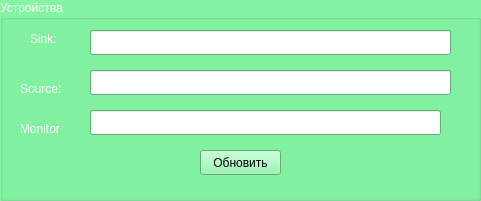
   <widget class="QGroupBox" name="groupBox">
    <property name="geometry">
     <rect>
      <x>250</x>
      <y>20</y>
      <width>481</width>
      <height>201</height>
     </rect>
    </property>
    <property name="palette">
     <palette>
      <active>
       <colorrole role="WindowText">
        <brush brushstyle="SolidPattern">
         <color alpha="255">
          <red>255</red>
          <green>255</green>
          <blue>255</blue>
         </color>
        </brush>
       </colorrole>
       <colorrole role="Button">
        <brush brushstyle="SolidPattern">
         <color alpha="255">
          <red>132</red>
          <green>243</green>
          <blue>163</blue>
         </color>
        </brush>
       </colorrole>
       <colorrole role="Light">
        <brush brushstyle="SolidPattern">
         <color alpha="255">
          <red>248</red>
          <green>255</green>
          <blue>250</blue>
         </color>
        </brush>
       </colorrole>
       <colorrole role="Midlight">
        <brush brushstyle="SolidPattern">
         <color alpha="255">
          <red>190</red>
          <green>249</green>
          <blue>206</blue>
         </color>
        </brush>
       </colorrole>
       <colorrole role="Dark">
        <brush brushstyle="SolidPattern">
         <color alpha="255">
          <red>66</red>
          <green>121</green>
          <blue>82</blue>
         </color>
        </brush>
       </colorrole>
       <colorrole role="Mid">
        <brush brushstyle="SolidPattern">
         <color alpha="255">
          <red>88</red>
          <green>162</green>
          <blue>109</blue>
         </color>
        </brush>
       </colorrole>
       <colorrole role="Text">
        <brush brushstyle="SolidPattern">
         <color alpha="255">
          <red>0</red>
          <green>0</green>
          <blue>0</blue>
         </color>
        </brush>
       </colorrole>
       <colorrole role="BrightText">
        <brush brushstyle="SolidPattern">
         <color alpha="255">
          <red>255</red>
          <green>255</green>
          <blue>255</blue>
         </color>
        </brush>
       </colorrole>
       <colorrole role="ButtonText">
        <brush brushstyle="SolidPattern">
         <color alpha="255">
          <red>0</red>
          <green>0</green>
          <blue>0</blue>
         </color>
        </brush>
       </colorrole>
       <colorrole role="Base">
        <brush brushstyle="SolidPattern">
         <color alpha="255">
          <red>255</red>
          <green>255</green>
          <blue>255</blue>
         </color>
        </brush>
       </colorrole>
       <colorrole role="Window">
        <brush brushstyle="SolidPattern">
         <color alpha="255">
          <red>132</red>
          <green>243</green>
          <blue>163</blue>
         </color>
        </brush>
       </colorrole>
       <colorrole role="Shadow">
        <brush brushstyle="SolidPattern">
         <color alpha="255">
          <red>0</red>
          <green>0</green>
          <blue>0</blue>
         </color>
        </brush>
       </colorrole>
       <colorrole role="AlternateBase">
        <brush brushstyle="SolidPattern">
         <color alpha="255">
          <red>193</red>
          <green>249</green>
          <blue>209</blue>
         </color>
        </brush>
       </colorrole>
       <colorrole role="ToolTipBase">
        <brush brushstyle="SolidPattern">
         <color alpha="255">
          <red>255</red>
          <green>255</green>
          <blue>220</blue>
         </color>
        </brush>
       </colorrole>
       <colorrole role="ToolTipText">
        <brush brushstyle="SolidPattern">
         <color alpha="255">
          <red>0</red>
          <green>0</green>
          <blue>0</blue>
         </color>
        </brush>
       </colorrole>
       <colorrole role="PlaceholderText">
        <brush brushstyle="SolidPattern">
         <color alpha="127">
          <red>0</red>
          <green>0</green>
          <blue>0</blue>
         </color>
        </brush>
       </colorrole>
       <colorrole role="Accent">
        <brush brushstyle="SolidPattern">
         <color alpha="255">
          <red>255</red>
          <green>255</green>
          <blue>255</blue>
         </color>
        </brush>
       </colorrole>
      </active>
      <inactive>
       <colorrole role="WindowText">
        <brush brushstyle="SolidPattern">
         <color alpha="255">
          <red>255</red>
          <green>255</green>
          <blue>255</blue>
         </color>
        </brush>
       </colorrole>
       <colorrole role="Button">
        <brush brushstyle="SolidPattern">
         <color alpha="255">
          <red>132</red>
          <green>243</green>
          <blue>163</blue>
         </color>
        </brush>
       </colorrole>
       <colorrole role="Light">
        <brush brushstyle="SolidPattern">
         <color alpha="255">
          <red>248</red>
          <green>255</green>
          <blue>250</blue>
         </color>
        </brush>
       </colorrole>
       <colorrole role="Midlight">
        <brush brushstyle="SolidPattern">
         <color alpha="255">
          <red>190</red>
          <green>249</green>
          <blue>206</blue>
         </color>
        </brush>
       </colorrole>
       <colorrole role="Dark">
        <brush brushstyle="SolidPattern">
         <color alpha="255">
          <red>66</red>
          <green>121</green>
          <blue>82</blue>
         </color>
        </brush>
       </colorrole>
       <colorrole role="Mid">
        <brush brushstyle="SolidPattern">
         <color alpha="255">
          <red>88</red>
          <green>162</green>
          <blue>109</blue>
         </color>
        </brush>
       </colorrole>
       <colorrole role="Text">
        <brush brushstyle="SolidPattern">
         <color alpha="255">
          <red>0</red>
          <green>0</green>
          <blue>0</blue>
         </color>
        </brush>
       </colorrole>
       <colorrole role="BrightText">
        <brush brushstyle="SolidPattern">
         <color alpha="255">
          <red>255</red>
          <green>255</green>
          <blue>255</blue>
         </color>
        </brush>
       </colorrole>
       <colorrole role="ButtonText">
        <brush brushstyle="SolidPattern">
         <color alpha="255">
          <red>0</red>
          <green>0</green>
          <blue>0</blue>
         </color>
        </brush>
       </colorrole>
       <colorrole role="Base">
        <brush brushstyle="SolidPattern">
         <color alpha="255">
          <red>255</red>
          <green>255</green>
          <blue>255</blue>
         </color>
        </brush>
       </colorrole>
       <colorrole role="Window">
        <brush brushstyle="SolidPattern">
         <color alpha="255">
          <red>132</red>
          <green>243</green>
          <blue>163</blue>
         </color>
        </brush>
       </colorrole>
       <colorrole role="Shadow">
        <brush brushstyle="SolidPattern">
         <color alpha="255">
          <red>0</red>
          <green>0</green>
          <blue>0</blue>
         </color>
        </brush>
       </colorrole>
       <colorrole role="AlternateBase">
        <brush brushstyle="SolidPattern">
         <color alpha="255">
          <red>193</red>
          <green>249</green>
          <blue>209</blue>
         </color>
        </brush>
       </colorrole>
       <colorrole role="ToolTipBase">
        <brush brushstyle="SolidPattern">
         <color alpha="255">
          <red>255</red>
          <green>255</green>
          <blue>220</blue>
         </color>
        </brush>
       </colorrole>
       <colorrole role="ToolTipText">
        <brush brushstyle="SolidPattern">
         <color alpha="255">
          <red>0</red>
          <green>0</green>
          <blue>0</blue>
         </color>
        </brush>
       </colorrole>
       <colorrole role="PlaceholderText">
        <brush brushstyle="SolidPattern">
         <color alpha="127">
          <red>0</red>
          <green>0</green>
          <blue>0</blue>
         </color>
        </brush>
       </colorrole>
       <colorrole role="Accent">
        <brush brushstyle="SolidPattern">
         <color alpha="255">
          <red>255</red>
          <green>255</green>
          <blue>255</blue>
         </color>
        </brush>
       </colorrole>
      </inactive>
      <disabled>
       <colorrole role="WindowText">
        <brush brushstyle="SolidPattern">
         <color alpha="255">
          <red>66</red>
          <green>121</green>
          <blue>82</blue>
         </color>
        </brush>
       </colorrole>
       <colorrole role="Button">
        <brush brushstyle="SolidPattern">
         <color alpha="255">
          <red>132</red>
          <green>243</green>
          <blue>163</blue>
         </color>
        </brush>
       </colorrole>
       <colorrole role="Light">
        <brush brushstyle="SolidPattern">
         <color alpha="255">
          <red>248</red>
          <green>255</green>
          <blue>250</blue>
         </color>
        </brush>
       </colorrole>
       <colorrole role="Midlight">
        <brush brushstyle="SolidPattern">
         <color alpha="255">
          <red>190</red>
          <green>249</green>
          <blue>206</blue>
         </color>
        </brush>
       </colorrole>
       <colorrole role="Dark">
        <brush brushstyle="SolidPattern">
         <color alpha="255">
          <red>66</red>
          <green>121</green>
          <blue>82</blue>
         </color>
        </brush>
       </colorrole>
       <colorrole role="Mid">
        <brush brushstyle="SolidPattern">
         <color alpha="255">
          <red>88</red>
          <green>162</green>
          <blue>109</blue>
         </color>
        </brush>
       </colorrole>
       <colorrole role="Text">
        <brush brushstyle="SolidPattern">
         <color alpha="255">
          <red>66</red>
          <green>121</green>
          <blue>82</blue>
         </color>
        </brush>
       </colorrole>
       <colorrole role="BrightText">
        <brush brushstyle="SolidPattern">
         <color alpha="255">
          <red>255</red>
          <green>255</green>
          <blue>255</blue>
         </color>
        </brush>
       </colorrole>
       <colorrole role="ButtonText">
        <brush brushstyle="SolidPattern">
         <color alpha="255">
          <red>66</red>
          <green>121</green>
          <blue>82</blue>
         </color>
        </brush>
       </colorrole>
       <colorrole role="Base">
        <brush brushstyle="SolidPattern">
         <color alpha="255">
          <red>132</red>
          <green>243</green>
          <blue>163</blue>
         </color>
        </brush>
       </colorrole>
       <colorrole role="Window">
        <brush brushstyle="SolidPattern">
         <color alpha="255">
          <red>132</red>
          <green>243</green>
          <blue>163</blue>
         </color>
        </brush>
       </colorrole>
       <colorrole role="Shadow">
        <brush brushstyle="SolidPattern">
         <color alpha="255">
          <red>0</red>
          <green>0</green>
          <blue>0</blue>
         </color>
        </brush>
       </colorrole>
       <colorrole role="AlternateBase">
        <brush brushstyle="SolidPattern">
         <color alpha="255">
          <red>132</red>
          <green>243</green>
          <blue>163</blue>
         </color>
        </brush>
       </colorrole>
       <colorrole role="ToolTipBase">
        <brush brushstyle="SolidPattern">
         <color alpha="255">
          <red>255</red>
          <green>255</green>
          <blue>220</blue>
         </color>
        </brush>
       </colorrole>
       <colorrole role="ToolTipText">
        <brush brushstyle="SolidPattern">
         <color alpha="255">
          <red>0</red>
          <green>0</green>
          <blue>0</blue>
         </color>
        </brush>
       </colorrole>
       <colorrole role="PlaceholderText">
        <brush brushstyle="SolidPattern">
         <color alpha="127">
          <red>66</red>
          <green>121</green>
          <blue>82</blue>
         </color>
        </brush>
       </colorrole>
       <colorrole role="Accent">
        <brush brushstyle="SolidPattern">
         <color alpha="255">
          <red>199</red>
          <green>255</green>
          <blue>215</blue>
         </color>
        </brush>
       </colorrole>
      </disabled>
     </palette>
    </property>
    <property name="autoFillBackground">
     <bool>false</bool>
    </property>
    <property name="title">
     <string>Устройства</string>
    </property>
    <property name="flat">
     <bool>false</bool>
    </property>
    <widget class="QLineEdit" name="sinkEdit">
     <property name="geometry">
      <rect>
       <x>90</x>
       <y>30</y>
       <width>361</width>
       <height>25</height>
      </rect>
     </property>
     <property name="readOnly">
      <bool>true</bool>
     </property>
    </widget>
    <widget class="QLineEdit" name="sourceEdit">
     <property name="geometry">
      <rect>
       <x>90</x>
       <y>70</y>
       <width>361</width>
       <height>25</height>
      </rect>
     </property>
     <property name="readOnly">
      <bool>true</bool>
     </property>
    </widget>
    <widget class="QLineEdit" name="monitorEdit">
     <property name="geometry">
      <rect>
       <x>90</x>
       <y>110</y>
       <width>351</width>
       <height>25</height>
      </rect>
     </property>
     <property name="readOnly">
      <bool>true</bool>
     </property>
    </widget>
    <widget class="QPushButton" name="btnRefresh">
     <property name="geometry">
      <rect>
       <x>200</x>
       <y>150</y>
       <width>81</width>
       <height>25</height>
      </rect>
     </property>
     <property name="text">
      <string>Обновить</string>
     </property>
    </widget>
    <widget class="QLabel" name="label_2">
     <property name="geometry">
      <rect>
       <x>30</x>
       <y>30</y>
       <width>71</width>
       <height>17</height>
      </rect>
     </property>
     <property name="text">
      <string comment="Sink:" extracomment="Sink:">Sink:</string>
     </property>
    </widget>
    <widget class="QLabel" name="label_3">
     <property name="geometry">
      <rect>
       <x>20</x>
       <y>80</y>
       <width>54</width>
       <height>17</height>
      </rect>
     </property>
     <property name="text">
      <string>Source:</string>
     </property>
    </widget>
    <widget class="QLabel" name="label_4">
     <property name="geometry">
      <rect>
       <x>20</x>
       <y>120</y>
       <width>54</width>
       <height>17</height>
      </rect>
     </property>
     <property name="text">
      <string>Monitor</string>
     </property>
    </widget>
   </widget>
